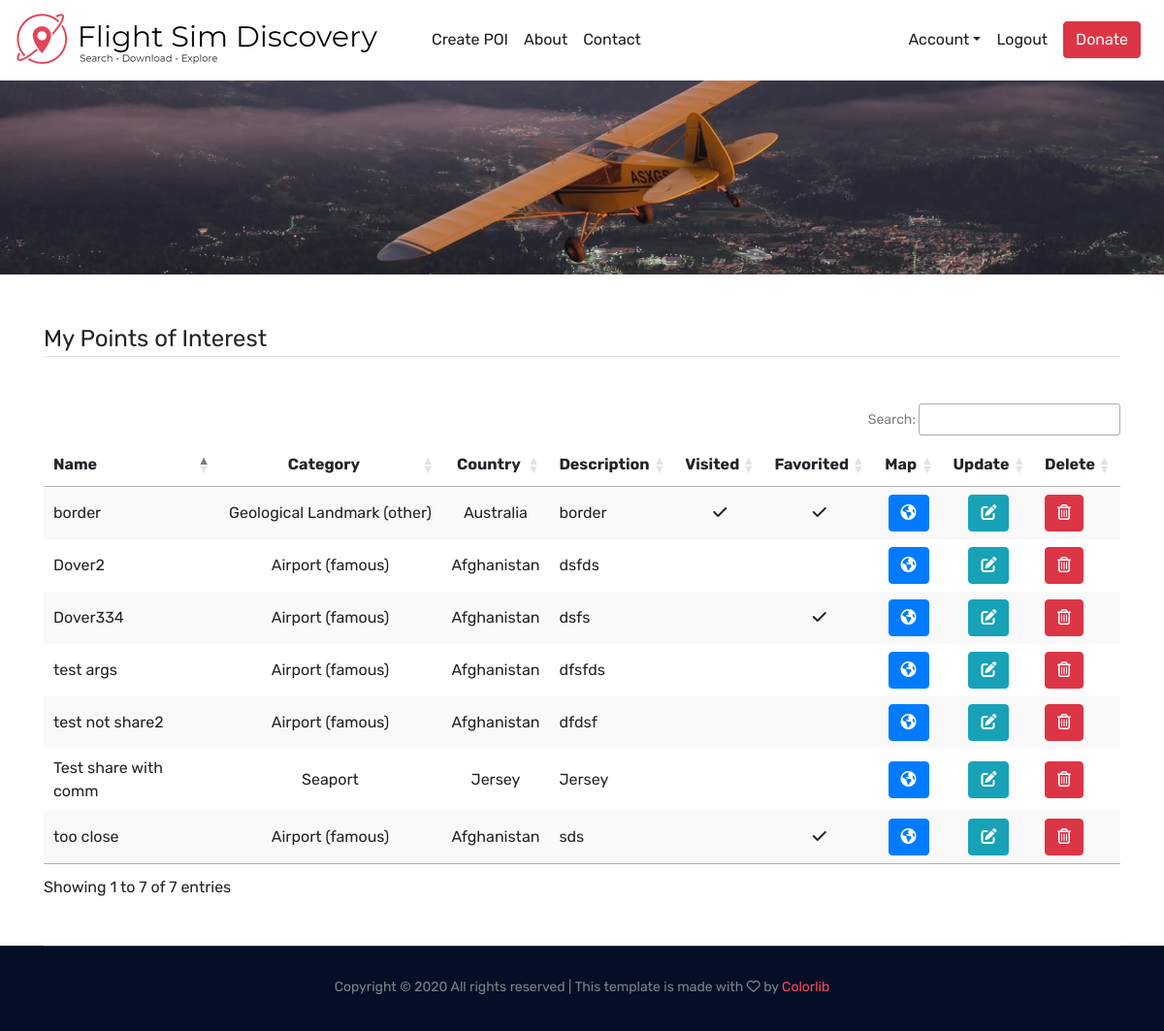
/user_pois (signed in), run on an earlier commit of the app's database.
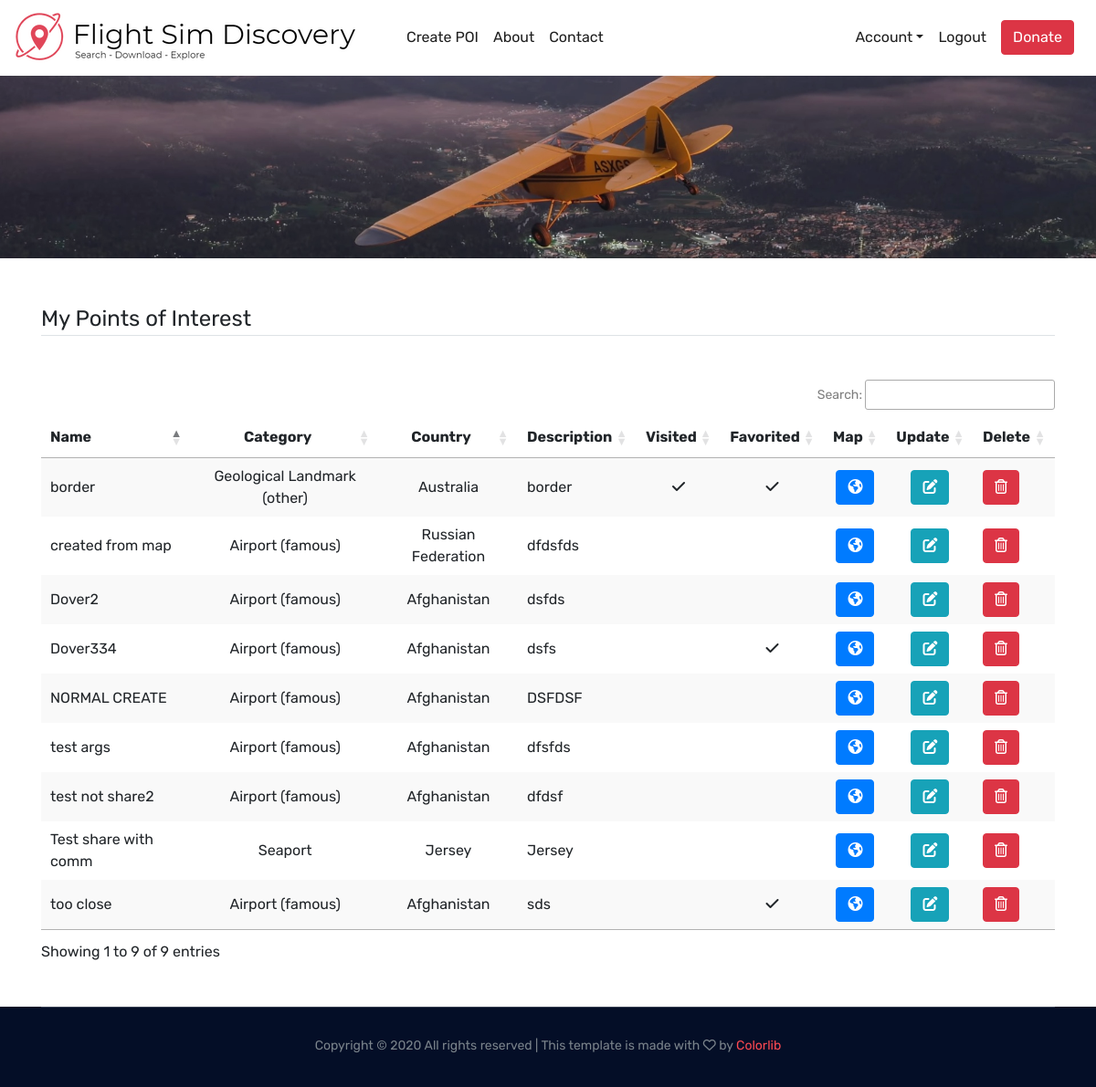
And on a later commit of the database.
### flightsimdiscovery/models.py (models this page shows, shortened)
class Pois(db.Model):
    id = db.Column(db.Integer, primary_key=True)
    user_id = db.Column(db.Integer, db.ForeignKey('user.id'), nullable=False)
    name = db.Column(db.String(50), unique=True, nullable=False)
    latitude = db.Column(db.FLOAT, unique=False, nullable=False)
    longitude = db.Column(db.FLOAT, unique=False, nullable=False)
    region = db.Column(db.String(20), unique=False, nullable=False)
    country = db.Column(db.String(60), unique=False, nullable=False)
    category = db.Column(db.String(20), unique=False, nullable=False)
    description = db.Column(db.Text, nullable=True)
    nearest_icao_code = db.Column(db.String(4), nullable=True)
    date_posted = db.Column(db.DateTime, nullable=False, default=datetime.utcnow)
    share = db.Column(db.Boolean(), nullable=False, default=True)
    flag = db.Column(db.Boolean(), nullable=False, default=False)

### flightsimdiscovery/users/routes.py (the view)
@users.route("/user_pois")
@login_required
def user_pois():
    print(current_user.id)
    user_pois_with_additional_data = get_user_pois_dict_inc_favorites_visited(current_user.id, True)
    return render_template('user_pois.html', user_pois=user_pois_with_additional_data)

### flightsimdiscovery/models.py (called while the page is built)
@login_manager.user_loader
def load_user(user_id):
    return User.query.get(int(user_id))

### flightsimdiscovery/pois/utils.py (called while the page is built)
def getTickImageBasedOnState(state):
    if state:
        return "fas fa-check"
    else:
        return ""

### flightsimdiscovery/users/utitls.py (called while the page is built)
def get_pois_id_list(poi_id_list):
    id_list = []
    for poi_id in poi_id_list:
        id_list.append(poi_id.poi_id)
    return id_list

### flightsimdiscovery/templates/user_pois.html (shortened to what this page needs)
{% extends "base.html" %}
{% block content %}
<div class="bradcam_area register_bg">
</div>
<div class="container">
    <div class="user_pois_section my-5">
        <div class="db_table_area">
            <legend class="border-bottom mb-5">My Points of Interest</legend>
            <table id="account_poi_datatable" class="stripe">
                <thead class="">
                <tr>
                    <th scope="col">Name</th>
                    <th scope="col">Category</th>
                    <th scope="col">Country</th>
                    <th scope="col">Description</th>
                    <th scope="col">Visited</th>
                    <th scope="col">Favorited</th>
                    <th scope="col">Map</th>
                    <th scope="col">Update</th>
                    <th scope="col">Delete</th>
                </tr>
                </thead>
                <tbody>
                {% for poi in user_pois %}
                <tr>
                    <td>{{poi.name}}</td>
                    <td>{{poi.category}}</td>
                    <td>{{poi.country}}</td>
                    <td>{{poi.description}}</td>
                    <td><i class="{{poi.visited}}"></i></td>
                    <td><i class="{{poi.favorited}}"></i></td>
                    <td><a href="/{{poi.location}}" class="btn btn-primary" onclick="this.form.submit()" role="button"
                           aria-disabled="true"><i class="fas fa-globe-americas"></i></a></td>
                    <td><a href="/poi/{{poi.id}}/update" class="btn btn-info" role="button" aria-disabled="true"><i
                            class="fas fa-edit"></i></a></td>
                    <td>
                        <button type="button" class="open_delete_modal btn btn-danger" data-id="{{poi.id}}"
                                data-toggle="modal" data-target="#deleteModal"><i class="far fa-trash-alt"></i></button>
                    </td>
                </tr>
                {% endfor %}
                </tbody>
            </table>
        </div>
    </div>
</div>
{% endblock content %}

### flightsimdiscovery/templates/base.html (shortened to what this page needs)
<!DOCTYPE html>
<html class="no-js" lang="zxx">
<head>
    <link rel="stylesheet" type="text/css" href="https://cdn.datatables.net/1.10.21/css/jquery.dataTables.css">
    <link rel="stylesheet" href="{{ url_for('static', filename='css/bootstrap.min.css') }}">
    <link rel="stylesheet" href="{{ url_for('static', filename='css/owl.carousel.min.css') }}">
    <link rel="stylesheet" href="{{ url_for('static', filename='/css/themify-icons.css') }}">
    <link rel="stylesheet" href="{{ url_for('static', filename='/css/nice-select.css') }}">
    <link rel="stylesheet" href="{{ url_for('static', filename='/css/flaticon.css') }}">
    <link rel="stylesheet" href="{{ url_for('static', filename='/css/gijgo.css') }}">
    <link rel="stylesheet" href="{{ url_for('static', filename='/css/animate.css') }}">
    <link rel="stylesheet" href="{{ url_for('static', filename='/css/slick.css') }}">
    <link rel="stylesheet" href="{{ url_for('static', filename='/css/slicknav.css') }}">
    <link rel="stylesheet" href="{{ url_for('static', filename='/scss/cruise_altitude_slider.scss') }}">
    <link rel="stylesheet" href="https://ajax.googleapis.com/ajax/libs/jqueryui/1.11.2/themes/smoothness/jquery-ui.css">
    <link rel="stylesheet" href="{{ url_for('static', filename='/css/style.css') }}">
</head>
<body>
<div id="page-container">
    <div id="content-wrap">
        <header>
            <nav class="navbar navbar-expand-lg ">
                <a class="navbar-brand mr-5" href="{{ url_for('main.home') }}">
                    <img src="{{ url_for('static', filename='/img/logo.png') }}">
                </a>
                <div class="collapse navbar-collapse" id="navbarToggle">
                    <div class="navbar-nav mr-auto">
                        <a class="nav-item nav-link" href="{{ url_for('pois.new_poi') }}">Create POI</a>
                        <a class="nav-item nav-link" href="{{ url_for('main.about') }}">About</a>
                        <a class="nav-item nav-link" href="{{ url_for('main.contact') }}">Contact</a>
                    </div>
                    <div class="navbar-nav">
                        {% if current_user.is_authenticated %}
                        <li class="nav-item dropdown">
                            <a class="nav-link dropdown-toggle" href="#" data-toggle="dropdown" data-toggle="dropdown">Account</a>
                        </li>
                        <a class="nav-item nav-link" href="{{ url_for('users.logout') }}">Logout</a>
                        {% else %}
                        <a class="nav-item nav-link" href="{{ url_for('users.login') }}">Login</a>
                        <a class="nav-item nav-link" href="{{ url_for('users.register') }}">Register</a>
                        {% endif %}
                    </div>
                    <div class="main-menu">
                        <a href="https://www.buymeacoffee.com/FSDiscovery"
                           class="btn btn-danger mx-2" role="button" aria-disabled="true">Donate</a>
                    </div>
                </div>
            </nav>
        </header>
        <main role="main" class="container">
            <div class="row">
                <div class="col-md-12">
                </div>
            </div>
        </main>
        {% block content %}{% endblock %}
        <footer id="footer" class="footer">
            <div class="copy-right_text">
                <div class="container">
                    <div class="footer_border "></div>
                    <div class="row">
                        <div class="col-xl-12">
                            <p class="copy_right text-center">
                                Copyright &copy;
                                All rights reserved | This template is made with
                                <i class="fa fa-heart-o" aria-hidden="true"></i> by
                                <a href="https://colorlib.com" target="_blank">Colorlib</a>
                            </p>
                        </div>
                    </div>
                </div>
            </div>
        </footer>
    </div>
</div>
</body>
</html>

What changed in the data, as far as the page shows it:
added Pois: name "NORMAL CREATE", category "Airport (famous)", country "Afghanistan", description "DSFDSF"
added Pois: name "created from map", category "Airport (famous)", country "Russian Federation", description "dfdsfds"
Also different on the page:
text written by a page script: "Search: Showing 1 to 7 of 7 entries" → "Search: Showing 1 to 9 of 9 entries"
